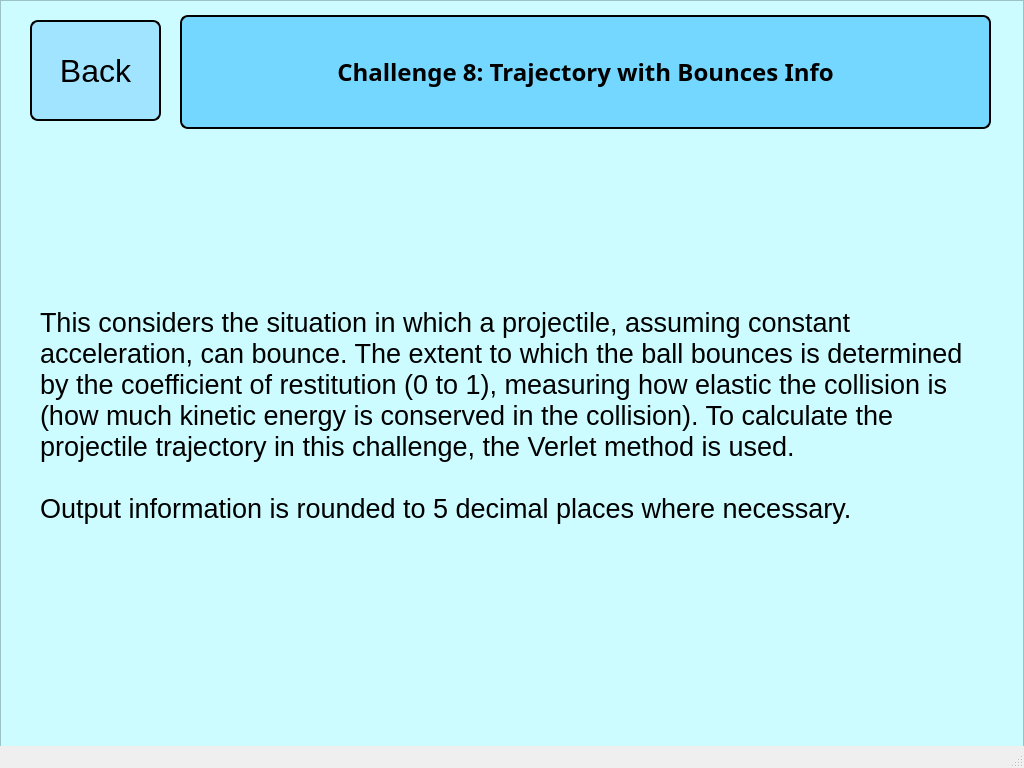
<?xml version="1.0" encoding="UTF-8"?>
<ui version="4.0">
 <class>MainWindow</class>
 <widget class="QMainWindow" name="MainWindow">
  <property name="geometry">
   <rect>
    <x>0</x>
    <y>0</y>
    <width>1024</width>
    <height>768</height>
   </rect>
  </property>
  <property name="windowTitle">
   <string>MainWindow</string>
  </property>
  <widget class="QWidget" name="centralwidget">
   <widget class="QWidget" name="verticalLayoutWidget_2">
    <property name="geometry">
     <rect>
      <x>180</x>
      <y>15</y>
      <width>811</width>
      <height>114</height>
     </rect>
    </property>
    <layout class="QVBoxLayout" name="verticalLayout_2">
     <item>
      <widget class="QLabel" name="challengeTitleLabel">
       <property name="font">
        <font>
         <family>Lucida Handwriting</family>
         <pointsize>18</pointsize>
         <weight>75</weight>
         <italic>false</italic>
         <bold>true</bold>
         <kerning>true</kerning>
        </font>
       </property>
       <property name="autoFillBackground">
        <bool>false</bool>
       </property>
       <property name="styleSheet">
        <string notr="true">QLabel {
	border: 2px solid;
	border-radius: 8px;
	background-color: #73d7ff;
}</string>
       </property>
       <property name="text">
        <string>Challenge 8: Trajectory with Bounces Info</string>
       </property>
       <property name="scaledContents">
        <bool>true</bool>
       </property>
       <property name="alignment">
        <set>Qt::AlignCenter</set>
       </property>
       <property name="wordWrap">
        <bool>true</bool>
       </property>
      </widget>
     </item>
    </layout>
   </widget>
   <widget class="QFrame" name="frame">
    <property name="geometry">
     <rect>
      <x>0</x>
      <y>0</y>
      <width>1024</width>
      <height>768</height>
     </rect>
    </property>
    <property name="styleSheet">
     <string notr="true">QFrame {
	background-color: #ccfcff
}</string>
    </property>
    <property name="frameShape">
     <enum>QFrame::StyledPanel</enum>
    </property>
    <property name="frameShadow">
     <enum>QFrame::Raised</enum>
    </property>
    <widget class="QPushButton" name="backButton">
     <property name="geometry">
      <rect>
       <x>30</x>
       <y>20</y>
       <width>131</width>
       <height>101</height>
      </rect>
     </property>
     <property name="font">
      <font>
       <family>Meiryo UI</family>
       <pointsize>24</pointsize>
      </font>
     </property>
     <property name="styleSheet">
      <string notr="true">QPushButton {
	border: 2px solid;
	border-radius: 8px;
	background-color: #a1e4ff;
}</string>
     </property>
     <property name="text">
      <string>Back</string>
     </property>
     <property name="checkable">
      <bool>true</bool>
     </property>
    </widget>
    <widget class="QLabel" name="label">
     <property name="geometry">
      <rect>
       <x>40</x>
       <y>150</y>
       <width>951</width>
       <height>531</height>
      </rect>
     </property>
     <property name="font">
      <font>
       <family>Meiryo UI</family>
       <pointsize>20</pointsize>
      </font>
     </property>
     <property name="text">
      <string>This considers the situation in which a projectile, assuming constant acceleration, can bounce. The extent to which the ball bounces is determined by the coefficient of restitution (0 to 1), measuring how elastic the collision is (how much kinetic energy is conserved in the collision). To calculate the projectile trajectory in this challenge, the Verlet method is used.

Output information is rounded to 5 decimal places where necessary.</string>
     </property>
     <property name="wordWrap">
      <bool>true</bool>
     </property>
    </widget>
   </widget>
   <zorder>frame</zorder>
   <zorder>verticalLayoutWidget_2</zorder>
  </widget>
  <widget class="QMenuBar" name="menubar">
   <property name="geometry">
    <rect>
     <x>0</x>
     <y>0</y>
     <width>1024</width>
     <height>26</height>
    </rect>
   </property>
  </widget>
  <widget class="QStatusBar" name="statusbar"/>
 </widget>
 <resources/>
 <connections/>
</ui>
